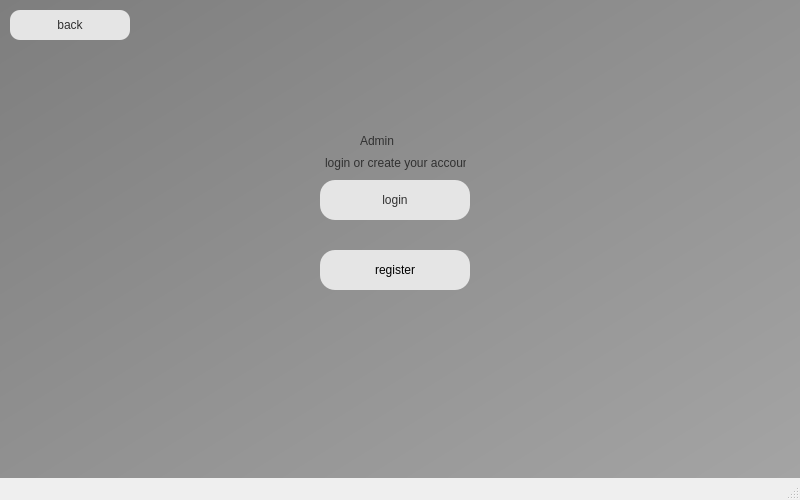
<?xml version="1.0" encoding="UTF-8"?>
<ui version="4.0">
 <class>MainWindow</class>
 <widget class="QMainWindow" name="MainWindow">
  <property name="geometry">
   <rect>
    <x>0</x>
    <y>0</y>
    <width>800</width>
    <height>500</height>
   </rect>
  </property>
  <property name="windowTitle">
   <string>MainWindow</string>
  </property>
  <widget class="QWidget" name="centralwidget">
   <widget class="QWidget" name="widget" native="true">
    <property name="geometry">
     <rect>
      <x>0</x>
      <y>0</y>
      <width>800</width>
      <height>500</height>
     </rect>
    </property>
    <property name="styleSheet">
     <string notr="true">background-color: qlineargradient(spread:pad, x1:0, y1:0, x2:1, y2:1, stop:0 rgba(126, 126, 126, 255), stop:1 rgba(165, 165, 165, 255));</string>
    </property>
    <widget class="QPushButton" name="adminbtn">
     <property name="geometry">
      <rect>
       <x>320</x>
       <y>180</y>
       <width>150</width>
       <height>40</height>
      </rect>
     </property>
     <property name="styleSheet">
      <string notr="true">QPushButton#adminbtn{
	font: 10pt &quot;MS Shell Dlg 2&quot;;	
	color: rgb(49, 49, 49);
	
	background-color: rgb(229, 229, 229);
	border-radius: 15px;
}
QPushButton#adminbtn:hover{
	font: 12pt &quot;MS Shell Dlg 2&quot;;	
	color: rgb(49, 49, 49);
}
QPushButton#adminbtn:pressed{
	font: 6pt &quot;MS Shell Dlg 2&quot;;	
	color: rgb(49, 49, 49);
}</string>
     </property>
     <property name="text">
      <string>login</string>
     </property>
    </widget>
    <widget class="QPushButton" name="studentbtn">
     <property name="geometry">
      <rect>
       <x>320</x>
       <y>250</y>
       <width>150</width>
       <height>40</height>
      </rect>
     </property>
     <property name="styleSheet">
      <string notr="true">QPushButton#studentbtn{
	font: 10pt &quot;MS Shell Dlg 2&quot;;	
	color: rgb(49, 49, 490);
	
	background-color: rgb(229, 229, 229);
	border-radius: 15px;
}
QPushButton#studentbtn:hover{
	font: 12pt &quot;MS Shell Dlg 2&quot;;	
	color: rgb(49, 49, 49);
}
QPushButton#studentbtn:pressed{
	font: 6pt &quot;MS Shell Dlg 2&quot;;	
	color: rgb(49, 49, 49);
}</string>
     </property>
     <property name="text">
      <string>register</string>
     </property>
    </widget>
    <widget class="QLabel" name="label">
     <property name="geometry">
      <rect>
       <x>360</x>
       <y>120</y>
       <width>91</width>
       <height>41</height>
      </rect>
     </property>
     <property name="styleSheet">
      <string notr="true">color: rgb(49, 49, 49);
font: 18pt &quot;MS Shell Dlg 2&quot;;
background-color: None
</string>
     </property>
     <property name="text">
      <string>Admin</string>
     </property>
    </widget>
    <widget class="QPushButton" name="backbtn">
     <property name="geometry">
      <rect>
       <x>10</x>
       <y>10</y>
       <width>120</width>
       <height>30</height>
      </rect>
     </property>
     <property name="styleSheet">
      <string notr="true">QPushButton#backbtn{
	font: 10pt &quot;MS Shell Dlg 2&quot;;	
	color: rgb(49, 49, 49);
	
	background-color: rgb(229, 229, 229);
	border-radius: 10px;
}
QPushButton#backbtn:hover{
	font: 12pt &quot;MS Shell Dlg 2&quot;;	
	color: rgb(49, 49, 49);
}
QPushButton#backbtn:pressed{
	font: 6pt &quot;MS Shell Dlg 2&quot;;	
	color: rgb(49, 49, 49);
}</string>
     </property>
     <property name="text">
      <string>back</string>
     </property>
    </widget>
    <widget class="QLabel" name="label_2">
     <property name="geometry">
      <rect>
       <x>325</x>
       <y>155</y>
       <width>141</width>
       <height>16</height>
      </rect>
     </property>
     <property name="styleSheet">
      <string notr="true">color: rgb(49, 49, 49);
background-color: None
</string>
     </property>
     <property name="text">
      <string>login or create your account</string>
     </property>
    </widget>
   </widget>
  </widget>
  <widget class="QMenuBar" name="menubar">
   <property name="geometry">
    <rect>
     <x>0</x>
     <y>0</y>
     <width>800</width>
     <height>21</height>
    </rect>
   </property>
  </widget>
  <widget class="QStatusBar" name="statusbar"/>
 </widget>
 <resources/>
 <connections/>
</ui>
